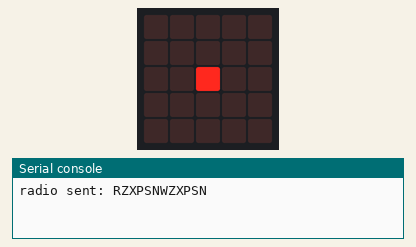
The program below on a simulated BBC micro:bit (MakeCode). Shown: the board's 5×5 LED display, the last lines printed to the serial console. No radio messages arrive unless stated (any console line starting 'radio sent:' is added by the test bench).

Above: at 0.2 s.
At 1.3 s:
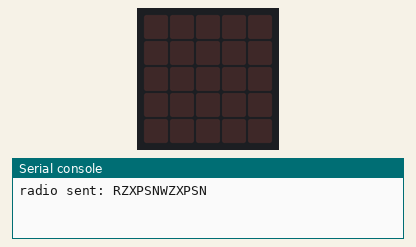
At 7.22 s:
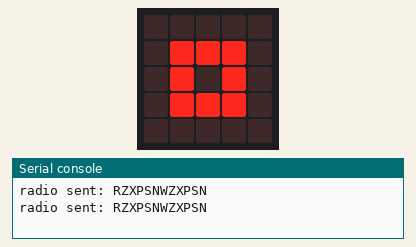

The program:

main.ts
```typescript
radio.setTransmitPower(7)
radio.setGroup(2)
basic.forever(function () {
    radio.sendString("RZXPSNWZXPSN")
    basic.showLeds(`
        . . . . .
        . . . . .
        . . # . .
        . . . . .
        . . . . .
        `)
    basic.showLeds(`
        . . . . .
        . # # # .
        . # . # .
        . # # # .
        . . . . .
        `)
    basic.showLeds(`
        # # # # #
        # . . . #
        # . . . #
        # . . . #
        # # # # #
        `)
    basic.showLeds(`
        . . . . .
        . . . . .
        . . . . .
        . . . . .
        . . . . .
        `)
    basic.pause(5000)
})
```

test.ts
```typescript
// test ender her, dette bliver ikke kompileret, når denne pakke bruges som en udvidelse.
```

Measured:
- by itself, everything shown: repeats every 6.6 s, in 4 steps
- what the display in image 1 shows lasts 5.4 s, from 1.2 s to 6.6 s
- what the display in image 2 shows lasts 0.4 s, from 7.0 s to 7.4 s
